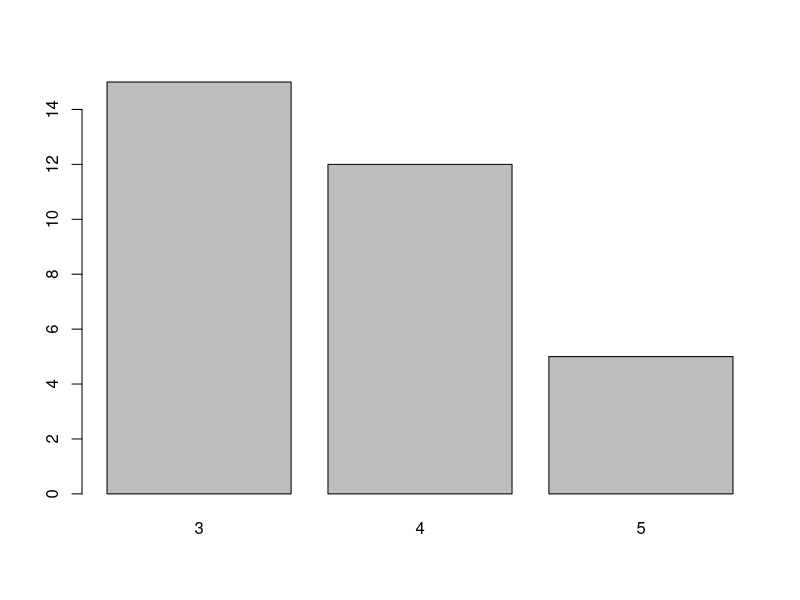
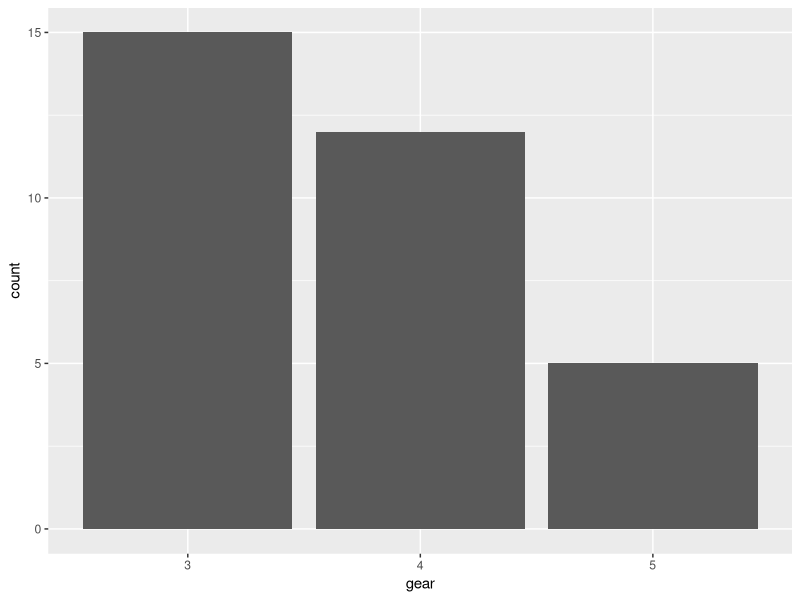
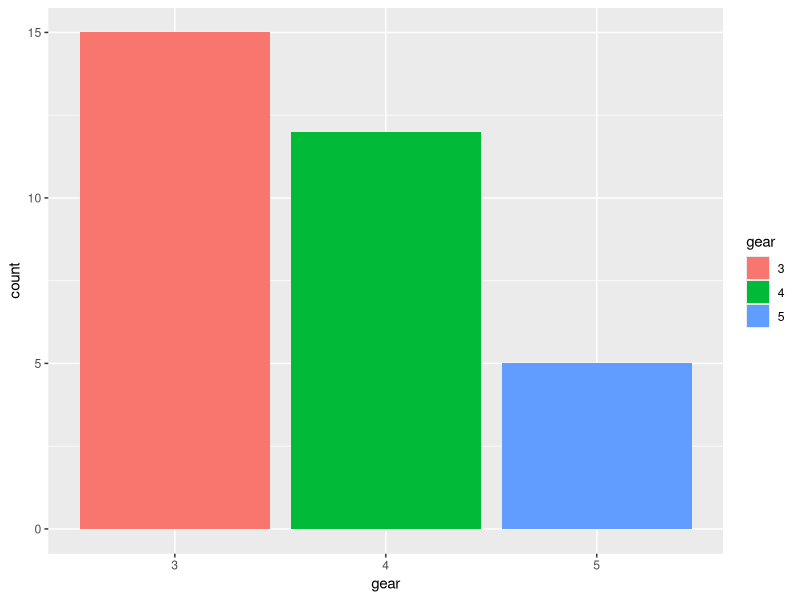
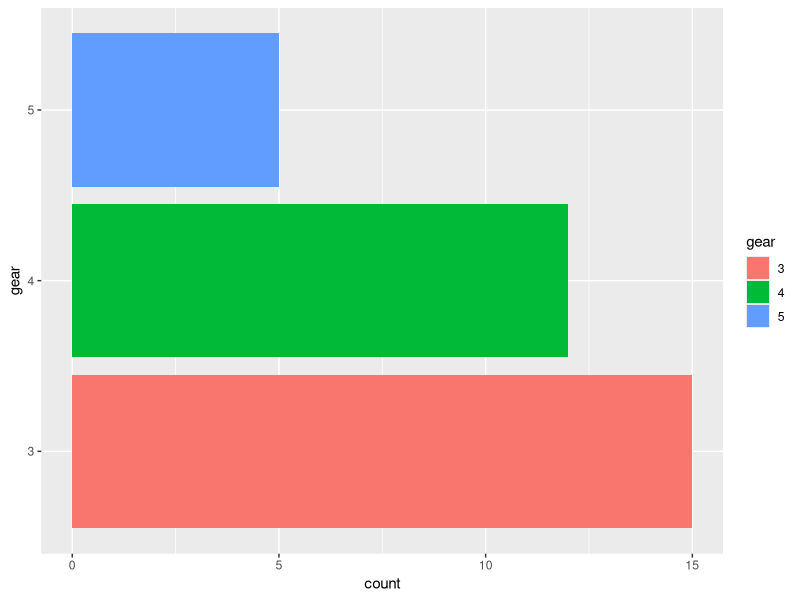
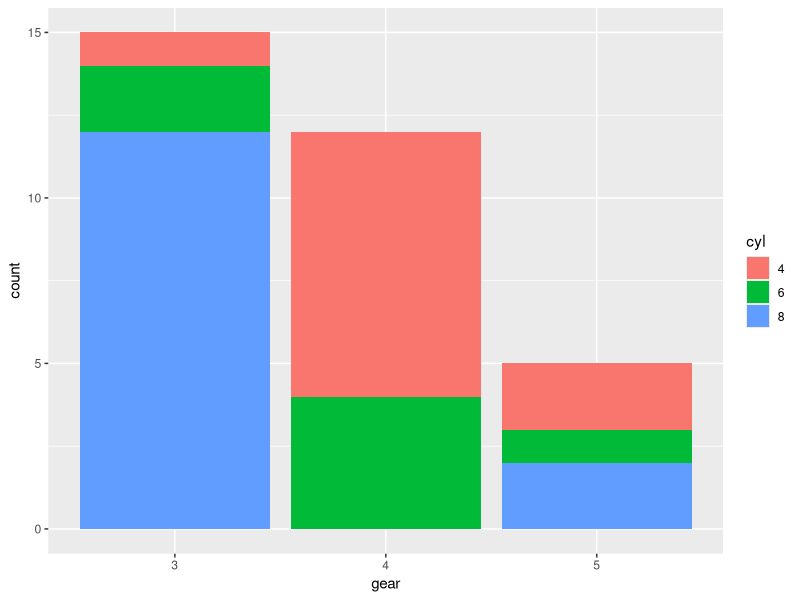
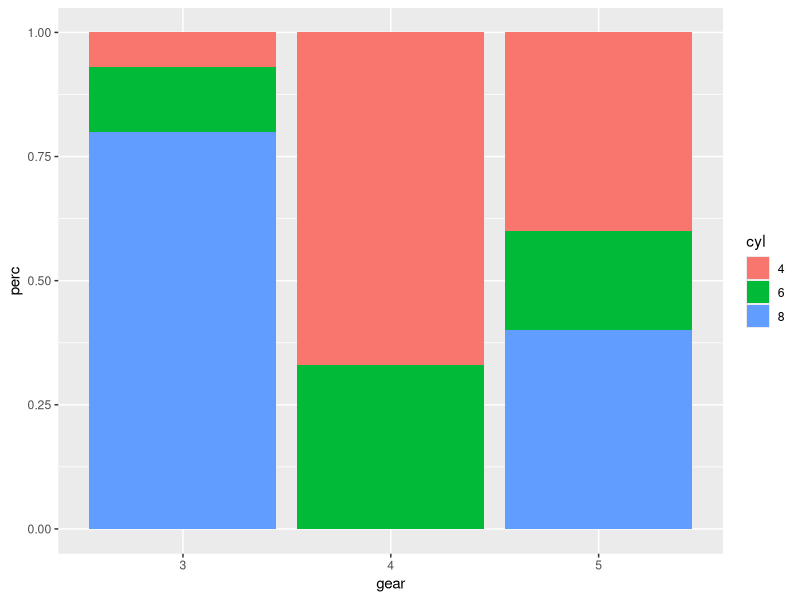
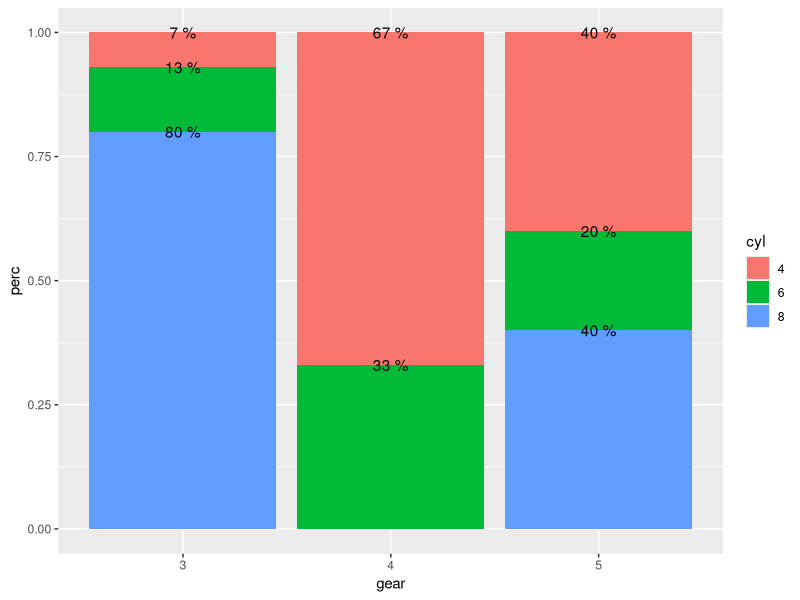
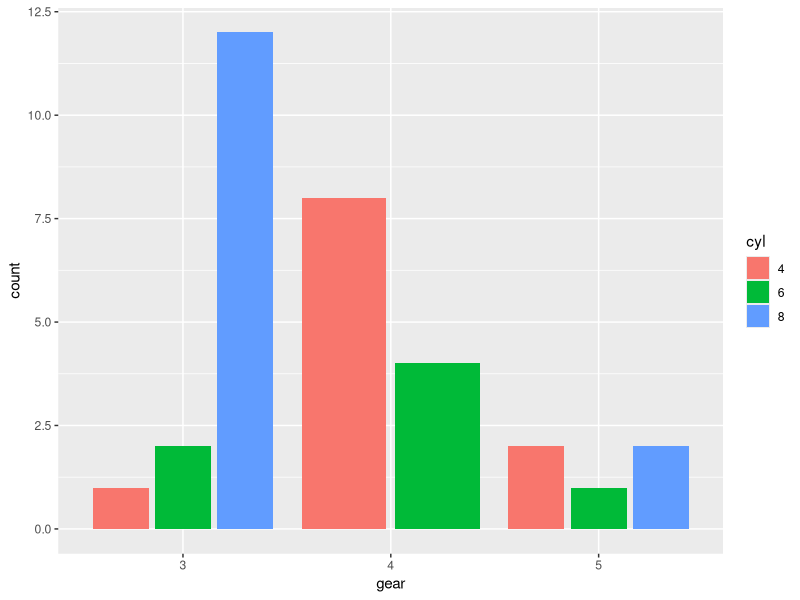

Recreate these plots in R, in order.
#ggplot - Bar Plot
#categorical Variables
library(dplyr)
library(ggplot2)

df=mtcars
catcols = c('cyl', 'vs', 'am', 'gear', 'carb')
df[,catcols] = lapply(df[,catcols], as.factor)

sapply(df, class)

#base
barplot(table(df$gear))

#ggplot
ggplot(data=df, aes(x=gear)) + geom_bar()

ggplot(data=df, aes(x=gear, fill=gear)) + geom_bar()
#barplots are of different types : horiz/vertical; stacked/dodge
ggplot(data=df, aes(x=gear, fill=gear)) + geom_bar() + coord_flip()

#stacked
ggplot(data=df, aes(x=gear, fill=cyl)) + geom_bar(position = position_stack())

#full rectange with % within gear
df %>% group_by(gear, cyl) %>% summarise(n=n())
(s1 <- df %>% group_by(gear, cyl) %>% summarise(n=n()) %>% mutate(perc = round(n/ sum(n, na.rm=T),2)))
s1 %>% group_by(gear) %>% summarise(sum(perc))  #this should be 1

ggplot(data=s1, aes(x=gear, y=perc, fill=cyl)) + geom_bar(stat='identity', position = position_stack())
#put labels also
ggplot(data=s1, aes(x=gear, y=perc, fill=cyl)) + geom_bar(stat='identity', position = position_stack()) + geom_text(aes(label=paste(perc*100,'%'), y=perc), position = position_stack())


#dodge / side bars
gb2 <- ggplot(data=df, aes(x=gear, fill=cyl)) + geom_bar(stat='count', position = position_dodge2(.7)) 
gb2
gb2b <- geom_text(stat='count', aes(label=..count..), vjust=-1, position = position_dodge2(.7))
gb2 + gb2b

#using summary table
s1
ggplot(data=s1, aes(x=gear, y=n, fill=cyl)) + geom_bar(stat='identity', position = position_dodge2(.7)) + geom_text(stat='identity', aes(label=n, y=n), position = position_dodge2(.7))


#end here----------------------

#links
#http://t-redactyl.io/blog/2016/01/creating-plots-in-r-using-ggplot2-part-4-stacked-bar-plots.html
